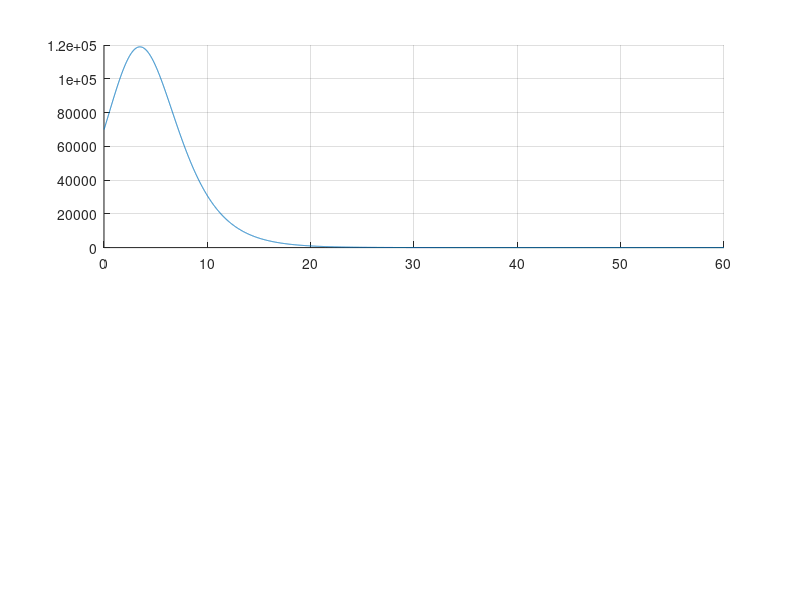

The MATLAB script that drew this image: (Note: this script raises an error after producing the figure.)
% Suscept + Infected -k1-> 2 Infected
% Infected -k2-> Recovered
% Infected -k3-> Dead

dates = 1:60; % 100 days
timestep = 0.01; % Simulate every 0.001 day
sim_timestep = 1:round(dates(end)/timestep);
SIRD = zeros(5,length(sim_timestep));
dSIRD = SIRD;
Population = 3e8;
quarantineRatio = 0.99
SIRD(:,1) = [Population * (1-quarantineRatio), ...
             70000, 0, 0, ...
             Population * quarantineRatio];
k_SI = 60e-8;
k_IR = 1.5

k_SI = k_SI;
k_IR = k_IR;
k_ID = k_IR / 100;
k_SQ = 0.0001; 
k_QS = 0.0001;
k_DS = 23;

for i = 2:sim_timestep(end)
    k_SQ = k_SQ * power((1 + dSIRD(4,i-1) / k_DS),timestep);
    dSIRD(:,i) = [SIRD(1,i-1) * SIRD(2,i-1) * -k_SI - k_SQ * SIRD(1,i-1) + k_QS * SIRD(5,i-1), ...
                  SIRD(1,i-1) * SIRD(2,i-1) * k_SI - SIRD(2,i-1) * (k_IR + k_ID), ...
                  SIRD(2,i-1) * k_IR, ...
                  SIRD(2,i-1) * k_ID, ...
                  k_SQ * SIRD(1,i-1) - k_QS * SIRD(5,i-1)]' * timestep;
    SIRD(:,i) = SIRD(:,i-1) + dSIRD(:,i);
end

SIRD(:,end)

trapz(timestep,sum(dSIRD(2:4,:),1))

figure(303); clf; hold on
subplot(211)
grid on; hold on;
plot(sim_timestep * timestep, SIRD(2,:))
yyaxis right
plot(sim_timestep * timestep, SIRD(3,:))
plot(sim_timestep * timestep, SIRD(4,:)*10,'-x')
subplot(212);
plot(sim_timestep * timestep, dSIRD(2:4,:))